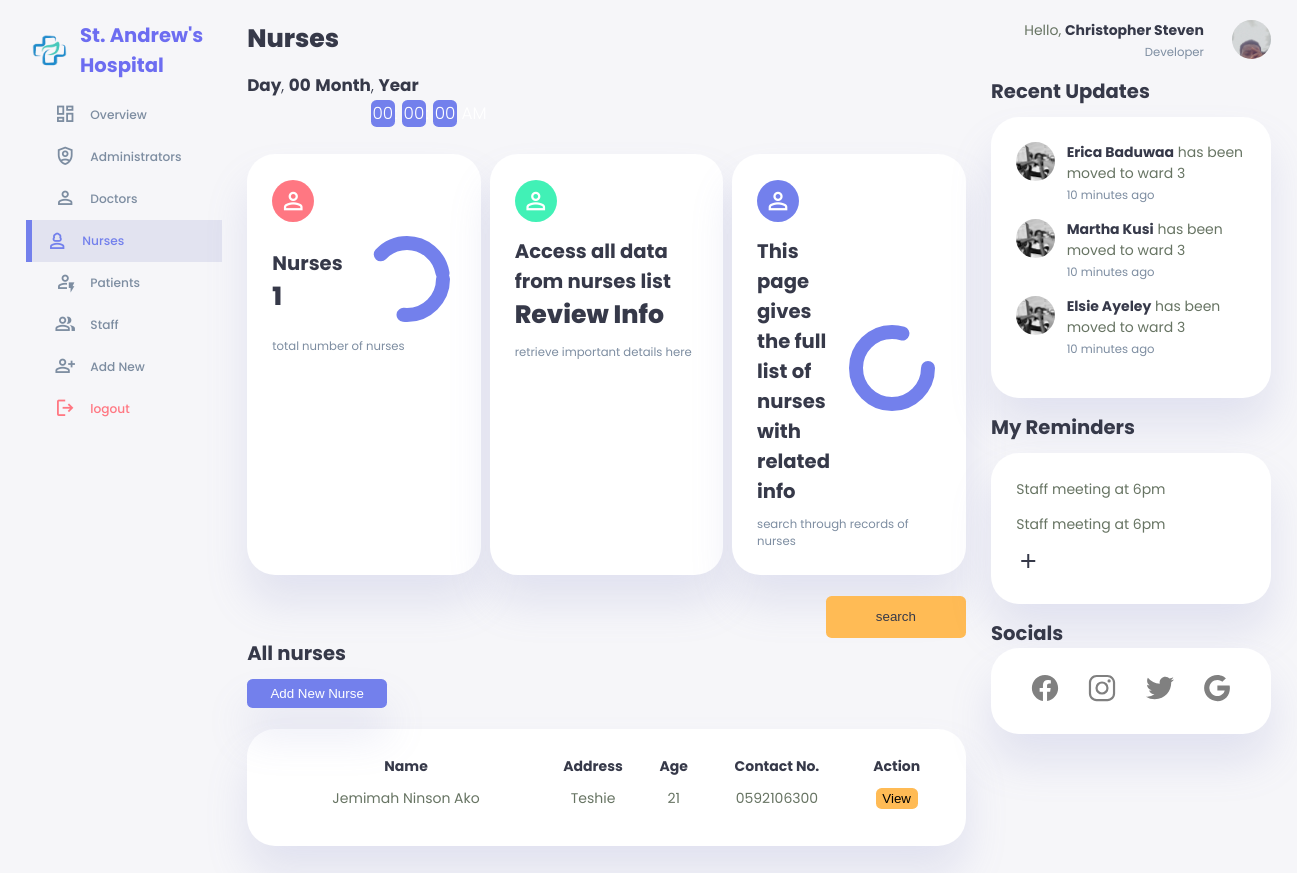
/developer/nursesdeveloper.php (signed in), run on the app's committed database.
### tables this page shows
CREATE TABLE `nurses` (
  `id` int(11) NOT NULL,
  `firstname` varchar(255) NOT NULL,
  `lastname` varchar(255) NOT NULL,
  `othername` varchar(255) NOT NULL,
  `age` varchar(255) NOT NULL,
  `gender` varchar(255) NOT NULL,
  `marital_status` varchar(255) NOT NULL,
  `image` varchar(255) NOT NULL,
  `date_of_birth` date NOT NULL,
  `address` varchar(255) NOT NULL,
  `gps_address` varchar(255) NOT NULL,
  `landmark` varchar(255) NOT NULL,
  `hometown` varchar(255) NOT NULL,
  `telephone1` varchar(255) NOT NULL,
  `telephone2` varchar(255) NOT NULL,
  `religion` varchar(255) NOT NULL,
  `spouse_firstname` varchar(255) NOT NULL,
  `spouse_lastname` varchar(255) NOT NULL,
  `spouse_telephone` varchar(255) NOT NULL,
  `date_of_employment` varchar(255) NOT NULL,
  `added_by` varchar(255) NOT NULL,
  `email` varchar(255) NOT NULL,
  `date_added` date NOT NULL
);

### developer/nursesdeveloper.php (the view, shortened to what this page needs)
<?php
include '../connection.php';
$username= $_SESSION['username'];
$sql= "SELECT * FROM `admins` WHERE username= '$username'";
$result= mysqli_query($con,$sql);
$row= mysqli_fetch_assoc($result);
$image= $row['image'];
$position=$row['position'];
$user_firstname= $row['firstname'];
$user_lastname= " ".$row['lastname'];
$user_fullname= $user_firstname.$user_lastname;
$sqlnurses= "SELECT * FROM `nurses`";
$resultnurses= mysqli_query($con, $sqlnurses);
$numnurses=mysqli_num_rows($resultnurses);
?>
<!DOCTYPE html>
<html lang="en">
<head>
    <link rel="stylesheet" href="../css/dashboardhead.css">
</head>
<body onload="initClock()">
    <div class="container">
        <aside>
            <div class="top">
                <div class="logo">
                    <div class="ring"></div>
                    <img src="../developerimages/logo.png" alt="logo">
                    <h2 class="logo-name">St. Andrew's Hospital</span></h2>
                </div>
            </div>
            <div class="sidebar">
                <a href="./overviewdeveloper.php">
                    <span class="material-symbols-outlined">dashboard</span>
                    <h3>Overview</h3>
                </a>
                <a href="./adminsdeveloper.php">
                    <span class="material-symbols-outlined">shield_person</span>
                    <h3>Administrators</h3>
                </a>
                <a href="./doctorsdeveloper.php">
                    <span class="material-symbols-outlined">person</span>
                    <h3>Doctors</h3>
                </a>
                <a href="./nursesdeveloper.php" class="active">
                    <span class="material-symbols-outlined">person_3</span>
                    <h3>Nurses</h3>
                </a>
                <a href="./patientsdeveloper.php">
                    <span class="material-symbols-outlined">recent_patient</span>
                    <h3>Patients</h3>
                </a>
                <a href="./staffdeveloper.php">
                    <span class="material-symbols-outlined">group</span>
                    <h3>Staff</h3>
                </a>
                <a href="./addnewdeveloper.php">
                    <span class="material-symbols-outlined">person_add</span>
                    <h3>Add New</h3>
                </a>
                <a href="../logout.php">
                    <span class="material-symbols-outlined">logout</span>
                    <h3>logout</h3>
                </a>
            </div>
        </aside>
        <main>
            <h1>Nurses</h1>
            <div class="datetime">
                <div class="date">
                    <b><span id="dayname">Day</span></b>,
                    <b><span id="daynum">00</span></b>
                    <b><span id="month">Month</span></b>,
                    <b><span id="year">Year</span></b>
                </div>
                <div class="time">
                    <span id="hours">00</span>:
                    <span id="minutes">00</span>:
                    <span id="seconds">00</span>
                    <span id="period">AM</span>
                </div>
            </div>
            <div class="insights">
                <div class="teaching-population">
                    <span class="material-symbols-outlined">person</span>
                    <div class="middle">
                        <div class="left">
                            <h2>Nurses</h2>
                            <h1><?php echo $numnurses; ?></h1>
                        </div>
                        <div class="progress">
                            <svg>
                                <circle cx="38" cy="38" r="36"></circle>
                            </svg>
                            <div class="number">
                            </div>
                        </div>
                    </div>
                    <small class="text-muted">total number of nurses</small>
                </div>
                <div class="non-teaching-population">
                    <span class="material-symbols-outlined">person</span>
                    <div class="middle">
                        <div class="left">
                            <h2>Access all data from nurses list</h2>
                            <h1>Review Info</h1>
                        </div>
                    </div>
                    <small class="text-muted">retrieve important details here</small>
                </div>
                <div class="student-population">
                    <span class="material-symbols-outlined">person</span>
                    <div class="middle">
                        <div class="left">
                            <h2>This page gives the full list of nurses with related info</h2>
                        </div>
                        <div class="progress">
                            <svg>
                                <circle cx="38" cy="38" r="36"></circle>
                            </svg>
                            <div class="number">
                            </div>
                        </div>
                    </div>
                    <small class="text-muted">search through records of nurses</small>
                </div>
            </div>
            <div class="recent">
                 <div class="search">
                    <form class="search_box"action="./searchnursedeveloper.php" method="get">
                        <input type="submit" value="search" name="search">
                    </form>
                </div>
                <h2>All nurses</h2>
                <button id="add-new-applicant" onclick="location.href='./addnewnursedeveloper.php'">Add New Nurse</button>
                <table>
                    <thead>
                        <tr>
                            <th>Name</th>
                            <th>Address</th>
                            <th>Age</th>
                            <th>Contact No.</th>
                            <th>Action</th>
                        </tr>
                    </thead>
                    <tbody>
                        <?php
                        include '../connection.php';
                        $sqldisplay= "SELECT * FROM `nurses` ORDER BY id DESC LIMIT 4";
                        $resultdisplay= mysqli_query($con, $sqldisplay);
                        if($resultdisplay){
                            while($rowdisplay=mysqli_fetch_assoc($resultdisplay)){
                                $id=$rowdisplay['id'];
                                $age=$rowdisplay['age'];
                                $firstname=$rowdisplay['firstname'];
                                $lastname=" ".$rowdisplay['lastname'];
                                $othername=" ".$rowdisplay['othername'];
                                $telephone1=$rowdisplay['telephone1'];
                                $address=$rowdisplay['address'];
                                $fullname=$firstname.$lastname.$othername;
                                echo"
                                <tr>
                                    <td>$fullname</td>
                                    <td>$address</td>
                                    <td>$age</td>
                                    <td>$telephone1</td>
                                    <td><button id='view'  onclick=\"location.href = 'viewnursedeveloper.php?viewid=".$id."'\">View</button></td>
                                </tr>
                                ";
                            }
                        }
                        ?>
                    </tbody>
                </table>
            </div>
        </main>
        <div class="right">
            <div class="top">
                <div class="profile" onclick="location.href='./developerprofile.php'">
                    <div class="info">
                        <p>Hello, <b><?php echo $user_fullname; ?></b></p>
                        <small class="text-muted"><?php echo $position; ?></small>
                    </div>
                    <div class="profile-photo">
                        <img src="<?php echo $image;?>" alt="">
                    </div>
                </div>
            </div>
            <div class="recent-updates">
                <h2>Recent Updates</h2>
                <div class="updates">
                    <div class="update">
                        <div class="profile-photo">
                           <img src="../developerimages/lizzy.jpg" alt="updated person profile 1">
                        </div>
                        <div class="message">
                           <p><b>Erica Baduwaa</b> has been moved to ward 3</p>
                           <small class="text-muted">10 minutes ago</small>
                        </div>
                    </div>
                    <div class="update">
                        <div class="profile-photo">
                            <img src="../developerimages/lizzy.jpg" alt="updated person profile 1">
                        </div>
                        <div class="message">
                            <p><b>Martha Kusi</b> has been moved to ward 3</p>
                            <small class="text-muted">10 minutes ago</small>
                        </div>
                    </div>
                    <div class="update">
                        <div class="profile-photo">
                           <img src="../developerimages/lizzy.jpg" alt="updated person profile 1">
                        </div>
                        <div class="message">
                            <p><b>Elsie Ayeley</b> has been moved to ward 3</p>
                           <small class="text-muted">10 minutes ago</small>
                        </div>
                    </div>
                </div>
            </div>
            <div class="notes-section">
                <h2>My Reminders</h2>
                <div class="notes">
                    <div class="note">
                        <p>Staff meeting at 6pm</p>
                    </div>
                    <div class="note">
                        <p>Staff meeting at 6pm</p>
                    </div>
                    <a href="./reminders.php">
                        <span class="material-symbols-outlined">add</span>
                    </a>
                </div>
            </div>
            <div class="socials-and-website">
                <h2>Socials</h2>
                <div class="social-icons">
                    <a href="https://www.facebook.com/" id="facebook">
                    </a>
                    <a href="https://www.instagram.com/" id="instagram">
                    </a>
                    <a href="https://www.twitter.com/" id="twitter">
                    </a>
                    <a href="https://www.google.com/" id="google">
                    </a>
                </div>
            </div>
        </div>
    </div>
</body>
</html>

### data on the page
nurses: fullname "Jemimah Ninson Ako", address "Teshie", age "21", telephone1 "0592106300"

### other printed values
$numnurses "1"
$user_fullname "Christopher Steven"
$position "Developer"
